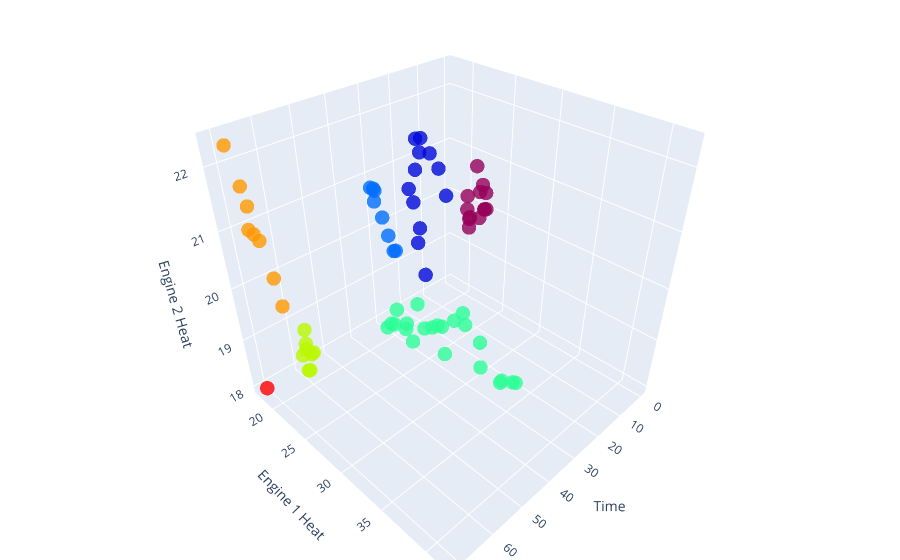

Here is the notebook cell this chart was saved with:
### Markdown cell above
### Plot 3D

### Code cell
plot_heat_3d(df_case2)

### Figure 1 — Plotly figure (JSON) as saved in the notebook; plotly's stock layout.template omitted (floating-point values rounded to 4 significant figures)
{"data": [{"marker": {"color": [1, 1, 1, 1, 1, 1, 1, 1, 1, 1, 1, 1, 1, 2, 2, 2, 2, 2, 2, 2, 2, 2, 2, 2, 2, 3, 3, 3, 3, 3, 3, 3, 3, 4, 4, 4, 4, 4, 4, 4, 4, 4, 4, 4, 4, 4, 4, 4, 4, 4, 4, 4, 4, 4, 4, 5, 5, 5, 5, 5, 5, 5, 5, 6, 6, 6, 6, 6, 6, 6, 6, 7], "colorscale": [[0, "rgb(150,0,90)"], [0.125, "rgb(0,0,200)"], [0.25, "rgb(0,25,255)"], [0.375, "rgb(0,152,255)"], [0.5, "rgb(44,255,150)"], [0.625, "rgb(151,255,0)"], [0.75, "rgb(255,234,0)"], [0.875, "rgb(255,111,0)"], [1, "rgb(255,0,0)"]], "opacity": 0.8, "size": 5, "symbol": "circle"}, "mode": "markers", "text": ["Cluster id: 1<br>Cluster rank: 7", "Cluster id: 1<br>Cluster rank: 7", "Cluster id: 1<br>Cluster rank: 7", "Cluster id: 1<br>Cluster rank: 7", "Cluster id: 1<br>Cluster rank: 7", "Cluster id: 1<br>Cluster rank: 7", "Cluster id: 1<br>Cluster rank: 7", "Cluster id: 1<br>Cluster rank: 7", "Cluster id: 1<br>Cluster rank: 7", "Cluster id: 1<br>Cluster rank: 7", "Cluster id: 1<br>Cluster rank: 7", "Cluster id: 1<br>Cluster rank: 7", "Cluster id: 1<br>Cluster rank: 7", "Cluster id: 2<br>Cluster rank: 6", "Cluster id: 2<br>Cluster rank: 6", "Cluster id: 2<br>Cluster rank: 6", "Cluster id: 2<br>Cluster rank: 6", "Cluster id: 2<br>Cluster rank: 6", "Cluster id: 2<br>Cluster rank: 6", "Cluster id: 2<br>Cluster rank: 6", "Cluster id: 2<br>Cluster rank: 6", "Cluster id: 2<br>Cluster rank: 6", "Cluster id: 2<br>Cluster rank: 6", "Cluster id: 2<br>Cluster rank: 6", "Cluster id: 2<br>Cluster rank: 6", "Cluster id: 3<br>Cluster rank: 4", "Cluster id: 3<br>Cluster rank: 4", "Cluster id: 3<br>Cluster rank: 4", "Cluster id: 3<br>Cluster rank: 4", "Cluster id: 3<br>Cluster rank: 4", "Cluster id: 3<br>Cluster rank: 4", "Cluster id: 3<br>Cluster rank: 4", "Cluster id: 3<br>Cluster rank: 4", "Cluster id: 4<br>Cluster rank: 11", "Cluster id: 4<br>Cluster rank: 11", "Cluster id: 4<br>Cluster rank: 11", "Cluster id: 4<br>Cluster rank: 11", "Cluster id: 4<br>Cluster rank: 11", "Cluster id: 4<br>Cluster rank: 11", "Cluster id: 4<br>Cluster rank: 11", "Cluster id: 4<br>Cluster rank: 11", "Cluster id: 4<br>Cluster rank: 11", "Cluster id: 4<br>Cluster rank: 11", "Cluster id: 4<br>Cluster rank: 11", "Cluster id: 4<br>Cluster rank: 11", "Cluster id: 4<br>Cluster rank: 11", "Cluster id: 4<br>Cluster rank: 11", "Cluster id: 4<br>Cluster rank: 11", "Cluster id: 4<br>Cluster rank: 11", "Cluster id: 4<br>Cluster rank: 11", "Cluster id: 4<br>Cluster rank: 11", "Cluster id: 4<br>Cluster rank: 11", "Cluster id: 4<br>Cluster rank: 11", "Cluster id: 4<br>Cluster rank: 11", "Cluster id: 4<br>Cluster rank: 11", "Cluster id: 5<br>Cluster rank: 4", "Cluster id: 5<br>Cluster rank: 4", "Cluster id: 5<br>Cluster rank: 4", "Cluster id: 5<br>Cluster rank: 4", "Cluster id: 5<br>Cluster rank: 4", "Cluster id: 5<br>Cluster rank: 4", "Cluster id: 5<br>Cluster rank: 4", "Cluster id: 5<br>Cluster rank: 4", "Cluster id: 6<br>Cluster rank: 4", "Cluster id: 6<br>Cluster rank: 4", "Cluster id: 6<br>Cluster rank: 4", "Cluster id: 6<br>Cluster rank: 4", "Cluster id: 6<br>Cluster rank: 4", "Cluster id: 6<br>Cluster rank: 4", "Cluster id: 6<br>Cluster rank: 4", "Cluster id: 6<br>Cluster rank: 4", "Cluster id: 7<br>Cluster rank: 1"], "type": "scatter3d", "x": [0, 1, 2, 3, 4, 5, 6, 7, 8, 9, 10, 11, 12, 13, 14, 15, 16, 17, 18, 19, 20, 21, 22, 23, 24, 25, 26, 27, 28, 29, 30, 31, 32, 33, 34, 35, 36, 37, 38, 39, 40, 41, 42, 43, 44, 45, 46, 47, 48, 49, 50, 51, 52, 53, 54, 55, 56, 57, 58, 59, 60, 61, 62, 63, 64, 65, 66, 67, 68, 69, 70, 71], "y": [20.24, 20.58, 21.23, 21.49, 21.78, 23.43, 24.59, 24.64, 23.91, 25.4, 25.29, 25.86, 25.58, 18.52, 17.88, 18.6, 18.13, 17.9, 19.28, 20.28, 20.18, 21.22, 22.72, 24.13, 25.38, 18.73, 18.83, 18.56, 18.25, 17.79, 18.06, 18.51, 18.52, 20.07, 21.57, 21.59, 22.9, 24.5, 25.03, 26.18, 28.13, 27.71, 29.85, 31.64, 31.16, 32.01, 33.7, 35.15, 35.22, 37.25, 37.68, 39.84, 40.22, 41.69, 41.69, 17.9, 18.13, 17.9, 18.64, 19.02, 19.72, 19.44, 20.66, 18.56, 18.57, 17.97, 17.88, 17.83, 19.07, 19.24, 18.72, 18.06], "z": [19.81, 20.14, 19.77, 19.78, 19.65, 19.99, 20.28, 20.3, 21.08, 20.71, 20.87, 20.49, 20.81, 18.58, 19.27, 19.67, 20.19, 20.46, 20.94, 21.33, 21.58, 21.67, 21.52, 21.37, 21.01, 19.48, 19.51, 19.83, 20.19, 20.7, 20.54, 20.83, 20.87, 18.16, 18.42, 18.47, 18.95, 18.73, 18.94, 18.71, 19.23, 19.7, 19.51, 19.22, 19.75, 19.85, 20.17, 20.29, 20.52, 20.28, 19.95, 19.98, 20.11, 20.29, 20.34, 18.15, 18.17, 18.42, 18.84, 18.49, 18.15, 18.49, 18.34, 19.49, 20.05, 20.7, 20.84, 20.93, 21.43, 21.77, 22.35, 17.99]}], "layout": {"margin": {"b": 0, "l": 0, "r": 0, "t": 0}, "scene": {"xaxis": {"title": {"text": "Time"}}, "yaxis": {"title": {"text": "Engine 1 Heat"}}, "zaxis": {"title": {"text": "Engine 2 Heat"}}}}}
